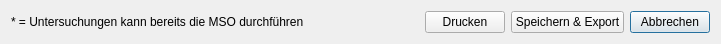
  <widget class="QWidget" name="layoutWidget">
   <property name="geometry">
    <rect>
     <x>10</x>
     <y>690</y>
     <width>721</width>
     <height>29</height>
    </rect>
   </property>
   <layout class="QHBoxLayout" name="horizontalLayout">
    <item>
     <widget class="QLabel" name="label_63">
      <property name="text">
       <string>* = Untersuchungen kann bereits die MSO durchführen</string>
      </property>
     </widget>
    </item>
    <item>
     <spacer name="horizontalSpacer">
      <property name="orientation">
       <enum>Qt::Horizontal</enum>
      </property>
      <property name="sizeHint" stdset="0">
       <size>
        <width>40</width>
        <height>20</height>
       </size>
      </property>
     </spacer>
    </item>
    <item>
     <widget class="QPushButton" name="pbPrint">
      <property name="sizePolicy">
       <sizepolicy hsizetype="Minimum" vsizetype="Maximum">
        <horstretch>0</horstretch>
        <verstretch>0</verstretch>
       </sizepolicy>
      </property>
      <property name="text">
       <string>Drucken</string>
      </property>
      <property name="checkable">
       <bool>false</bool>
      </property>
      <property name="autoRepeat">
       <bool>false</bool>
      </property>
      <property name="autoExclusive">
       <bool>false</bool>
      </property>
      <property name="autoDefault">
       <bool>false</bool>
      </property>
     </widget>
    </item>
    <item>
     <widget class="QPushButton" name="pbSave">
      <property name="text">
       <string>Speichern &amp;&amp; Export</string>
      </property>
      <property name="autoDefault">
       <bool>false</bool>
      </property>
     </widget>
    </item>
    <item>
     <widget class="QPushButton" name="pbCancel">
      <property name="text">
       <string>Abbrechen</string>
      </property>
      <property name="autoDefault">
       <bool>true</bool>
      </property>
      <property name="default">
       <bool>true</bool>
      </property>
      <property name="flat">
       <bool>false</bool>
      </property>
     </widget>
    </item>
   </layout>
  </widget>
